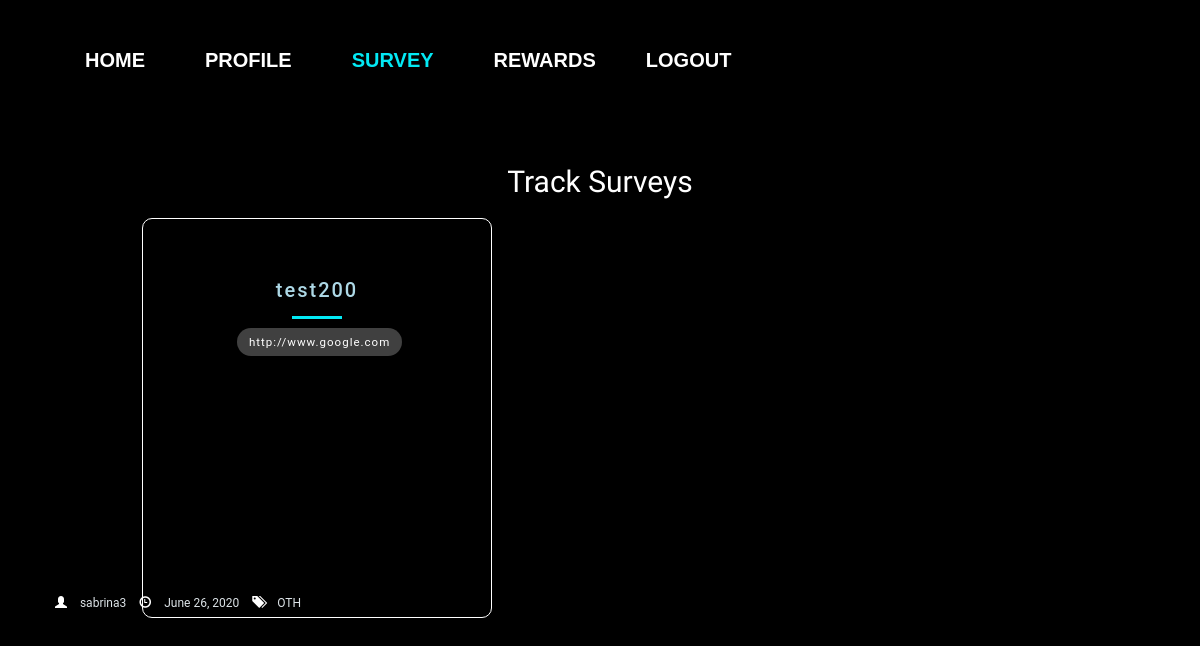
Before: /tracksurvey/ (signed in) with the older database file.
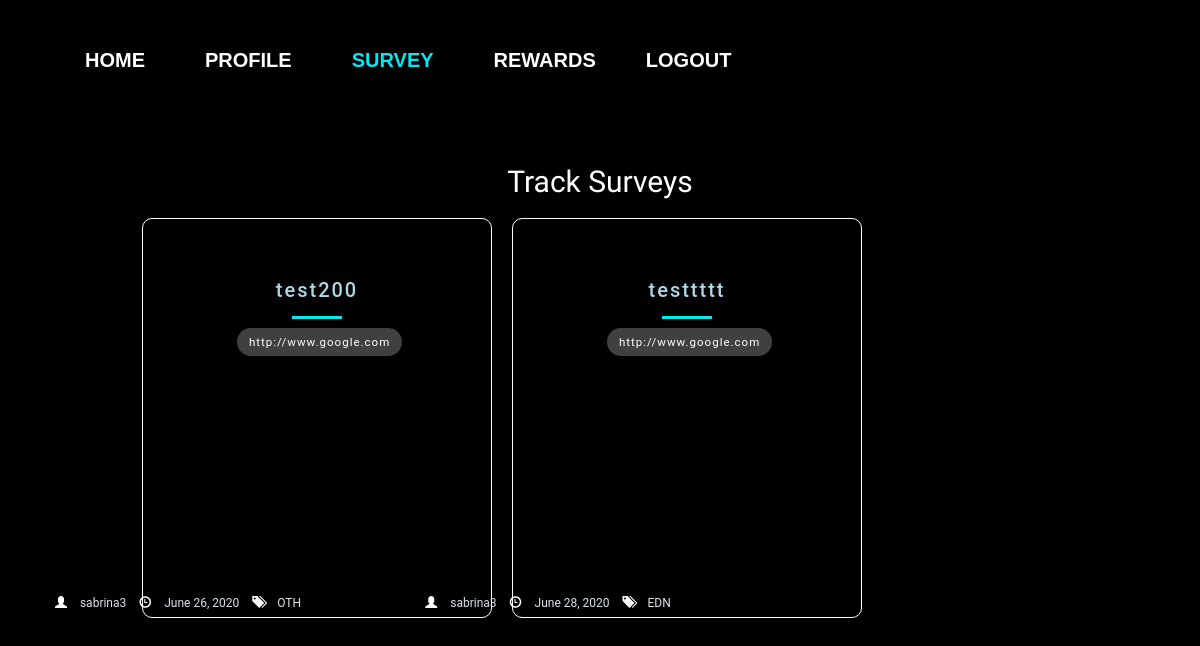
After: the same page with the newer database file.
### survey/models.py (models this page shows, shortened)
class UploadSurvey(models.Model):
    user = models.ForeignKey(to=User, null=True, on_delete=models.SET_NULL,blank=True)
    uploadDate = models.DateField(default=timezone.now)
    surveytitle = models.CharField('Survey Title', max_length=100)
    surveylink = models.URLField('Survey Link', max_length=200)
    surveydescription = models.CharField('Survey Description',
        max_length=5000,
        help_text="Include your survey dscription here!")
    surveycategory_choices = [
    ('EDN','Education'),
    ('HTC','Healthcare'),
    ('LFS','Lifestyle'),
    ('NUS','NUS-Related'),
    ('OTH','Others')]
    surveycategory = models.CharField('Survey Category',choices=surveycategory_choices, max_length=100, default='OTH')
    gender_filter=models.ManyToManyField(GenderFilter,blank=True)
    singaporean_filter=models.ManyToManyField(SingaporeanFilter, blank=True)
    faculty_filter=models.ManyToManyField(FacultyFilter,blank=True)
    year_filter=models.ManyToManyField(YearFilter,blank=True)
    residential_filter=models.ManyToManyField(ResidentialFilter, blank=True)

### survey/views.py (the view)
# urls.py: path('tracksurvey/', survey_views.tracksurvey_view , name='tracksurvey'),
@login_required
def tracksurvey_view(request):
    context = {
        'displayedsurveys': UploadSurvey.objects.filter(user=request.user)
    }
    return render(request, 'survey/tracksurvey.html', context)

### survey/templates/survey/tracksurvey.html (shortened to what this page needs)
{% extends "survey/base.html" %}
{% load static %}
{% block css %}
<link rel="stylesheet" type="text/css" href="{% static 'survey/tracksurvey.css'%}">
{% endblock %}
{% block navbar %}
<div class="nav_box">
<header class="navbarheader">
<div class=nav>
  <ul class=navbarlist>
    <a href="{% url 'survey:dashboard' %}" role="button">Home</a>
    <a href="{% url 'accounts:profile' %}" role="button">Profile</a>
    <a href="{% url 'survey:survey' %}" role="button" class="active">Survey</a>
    <a href="{% url 'survey:shoprewards' %}" role="button" >Rewards</a>
    <a href="{% url 'logout' %}" id="logout">Logout</a>
  </ul>
</div>
</header>
</div>
{% endblock %}
{% block body_block %}
{% load widget_tweaks %}
<div class="main">
    <h1> Track Surveys </h1>
    <ul class="cards">
        {% for survey in displayedsurveys %}
        <li class="cards_item">
        <div class="blog-card">
            <div class="title-content">
              <h3>
                <a href="{% url 'survey:tracksurvey-detail' survey.id %}" style="color:lightblue"> {{survey.surveytitle}} </a>
            </h3>
              <hr />
              <div class="intro">
                <a href="{{survey.surveylink}}" class="surveylinkbutton"> {{survey.surveylink}} </a>
              </div>
            </div>
            <div>
              <ul class="utility-list">
                <span class="glyphicon glyphicon-user" aria-hidden="true" style="color:white"> </span>
                <li class="user">{{survey.user}}</li>
                <span class="glyphicon glyphicon-time" aria-hidden="true" style="color:white"> </span>
                <li class="date">{{survey.uploadDate}}</li>
                <span class="glyphicon glyphicon-tags" aria-hidden="true" style="color:white"> </span>
                <li class="tags">{{survey.surveycategory}}</li>
              </ul>
            </div>
            <div class="color-overlay"></div>
          </div>
      </li>
      {% endfor %}
    </ul>
</div>
{% endblock %}

Changed rows visible on the page:
added UploadSurvey: surveytitle "testtttt", surveylink "http://www.google.com", user "sabrina3", uploadDate "June 28, 2020", surveycategory "EDN"
